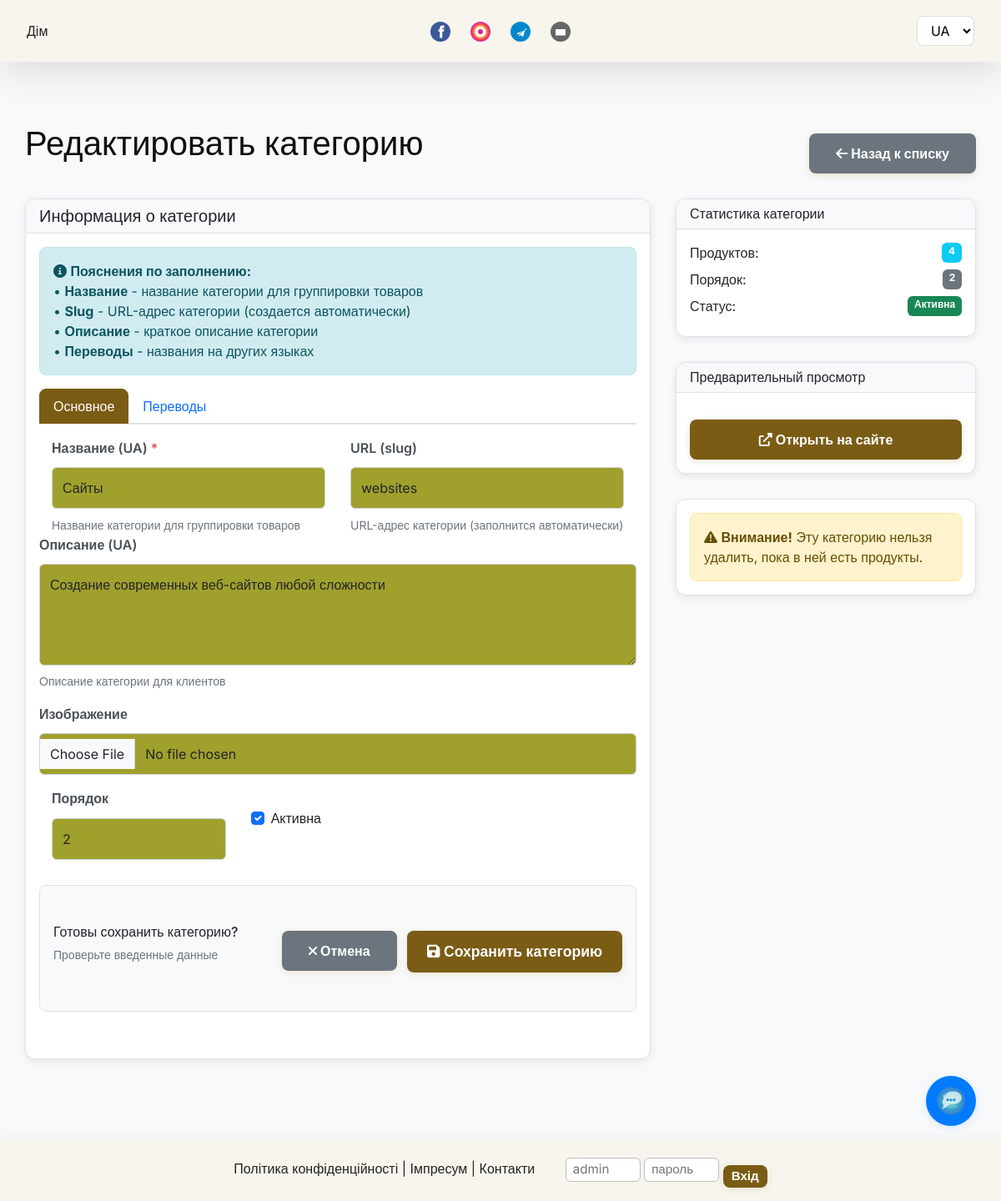
The app's page /admin/category/2/edit (signed in) with its own data.
### app/models.py (models this page shows, shortened)
class Category(db.Model):
    id = db.Column(db.Integer, primary_key=True)
    name = db.Column(db.String(64))
    slug = db.Column(db.String(64), unique=True)
    description = db.Column(db.Text)
    image = db.Column(db.String(256))
    is_active = db.Column(db.Boolean, default=True)
    order = db.Column(db.Integer, default=1)
    name_ua = db.Column(db.String(64))
    name_en = db.Column(db.String(64))
    name_de = db.Column(db.String(64))
    name_ru = db.Column(db.String(64))
    description_ua = db.Column(db.Text)
    description_en = db.Column(db.Text)
    description_de = db.Column(db.Text)
    description_ru = db.Column(db.Text)
    products = db.relationship('Product', backref='category', lazy='dynamic')

### app/admin/routes.py (the view, shortened to what this page needs)
@admin.route('/category/<int:category_id>/edit', methods=['GET', 'POST'])
@admin_required
def category_edit(category_id):
    category = Category.query.get_or_404(category_id)
    form = CategoryForm(obj=category)
    products_count = Product.query.filter_by(category_id=category_id).count()
    return render_template('admin/category_form.html', form=form, category=category, products_count=products_count, title='Редактировать категорию')

### app/forms.py
class CategoryForm(FlaskForm):
    name = StringField('Название (UA)', validators=[DataRequired(), Length(max=64)])
    name_en = StringField('Название (EN)', validators=[Optional(), Length(max=64)])
    name_de = StringField('Название (DE)', validators=[Optional(), Length(max=64)])
    name_ru = StringField('Название (RU)', validators=[Optional(), Length(max=64)])
    slug = StringField('URL (slug)', validators=[DataRequired(), Length(max=64)])
    description = TextAreaField('Описание (UA)', validators=[Optional(), Length(max=2000)])
    description_en = TextAreaField('Описание (EN)', validators=[Optional(), Length(max=2000)])
    description_de = TextAreaField('Описание (DE)', validators=[Optional(), Length(max=2000)])
    description_ru = TextAreaField('Описание (RU)', validators=[Optional(), Length(max=2000)])
    image = FileField('Изображение', validators=[Optional()])
    is_active = BooleanField('Активна')
    order = IntegerField('Порядок', validators=[Optional()], default=1)
    submit = SubmitField('Сохранить')

### app/__init__.py (called while the page is built)
@login_manager.user_loader
def load_user(user_id):
    return User.query.get(int(user_id))

### app/admin/routes.py (called while the page is built)
def admin_required(func):
    from functools import wraps
    @wraps(func)
    def wrapper(*args, **kwargs):
        if not current_user.is_authenticated:
            return redirect(url_for('admin.login'))
        return func(*args, **kwargs)
    return wrapper

### app/templates/admin/category_form.html (shortened to what this page needs)
{% extends 'base.html' %}
{% block content %}
<div class="container-fluid admin-page">
    <div class="row justify-content-center">
        <div class="col-12">
            <div class="d-flex justify-content-between align-items-center mb-4">
                <h1>{{ title }}</h1>
                <a href="{{ url_for('admin.categories') }}" class="btn btn-secondary">
                    <i class="fas fa-arrow-left"></i> Назад к списку
                </a>
            </div>
        </div>
    </div>
    <div class="row justify-content-center">
        <div class="col-md-8">
            <div class="card">
                <div class="card-header">
                    <h5 class="mb-0">Информация о категории</h5>
                </div>
                <div class="card-body">
                    <div class="alert alert-info">
                        <i class="fas fa-info-circle"></i> <strong>Пояснения по заполнению:</strong><br>
                        • <strong>Название</strong> - название категории для группировки товаров<br>
                        • <strong>Slug</strong> - URL-адрес категории (создается автоматически)<br>
                        • <strong>Описание</strong> - краткое описание категории<br>
                        • <strong>Переводы</strong> - названия на других языках
                    </div>
                    <form method="POST" enctype="multipart/form-data" id="categoryForm">
                        <ul class="nav nav-tabs mb-3" id="categoryTabs" role="tablist">
                            <li class="nav-item" role="presentation">
                                <button class="nav-link active" id="basic-tab" data-bs-toggle="tab" data-bs-target="#basic" type="button">Основное</button>
                            </li>
                            <li class="nav-item" role="presentation">
                                <button class="nav-link" id="translations-tab" data-bs-toggle="tab" data-bs-target="#translations" type="button">Переводы</button>
                            </li>
                        </ul>
                    <div class="tab-content" id="categoryTabsContent">
                        <div class="tab-pane fade show active" id="basic" role="tabpanel">
                            <div class="row">
                                <div class="col-md-6">
                                    {{ form.name.label(class="form-label") }}
                                    <span class="text-danger">*</span>
                                    {{ form.name(class="form-control", placeholder="Например: Telegram боты") }}
                                    <small class="form-text text-muted">Название категории для группировки товаров</small>
                                </div>
                                <div class="col-md-6">
                                    {{ form.slug.label(class="form-label") }}
                                    {{ form.slug(class="form-control", placeholder="telegram-boty") }}
                                    <small class="form-text text-muted">URL-адрес категории (заполнится автоматически)</small>
                                </div>
                            </div>
                            <div class="mb-3">
                                {{ form.description.label(class="form-label") }}
                                {{ form.description(class="form-control", rows="4", placeholder="Краткое описание категории товаров...") }}
                                <small class="form-text text-muted">Описание категории для клиентов</small>
                            </div>
                            <div class="mb-3">
                                {{ form.image.label(class="form-label") }}
                                {{ form.image(class="form-control") }}
                            </div>
                            <div class="row">
                                <div class="col-md-4">
                                    {{ form.order.label(class="form-label") }}
                                    {{ form.order(class="form-control") }}
                                </div>
                                <div class="col-md-4">
                                    <div class="form-check mt-4">
                                        {{ form.is_active(class="form-check-input") }}
                                        {{ form.is_active.label(class="form-check-label") }}
                                    </div>
                                </div>
                            </div>
                        </div>
                    </div>
                    <div class="mt-4 p-3 bg-light rounded">
                        <div class="d-flex justify-content-between align-items-center">
                            <div>
                                <h6 class="mb-1">Готовы сохранить категорию?</h6>
                                <small class="text-muted">Проверьте введенные данные</small>
                            </div>
                            <div>
                                <a href="{{ url_for('admin.categories') }}" class="btn btn-secondary me-2">
                                    <i class="fas fa-times"></i> Отмена
                                </a>
                                <button type="submit" class="btn btn-primary btn-lg">
                                    <i class="fas fa-save"></i> Сохранить категорию
                                </button>
                            </div>
                        </div>
                    </div>
                </form>
            </div>
        </div>
    </div>
    <div class="col-md-4">
        {% if category %}
        <div class="card">
            <div class="card-header">
                <h6 class="mb-0">Статистика категории</h6>
            </div>
            <div class="card-body">
                <div class="d-flex justify-content-between mb-2">
                    <span>Продуктов:</span>
                    <span class="badge bg-info">{{ products_count or 0 }}</span>
                </div>
                <div class="d-flex justify-content-between mb-2">
                    <span>Порядок:</span>
                    <span class="badge bg-secondary">{{ category.order }}</span>
                </div>
                <div class="d-flex justify-content-between mb-2">
                    <span>Статус:</span>
                    {% if category.is_active %}
                        <span class="badge bg-success">Активна</span>
                    {% else %}
                        <span class="badge bg-secondary">Неактивна</span>
                    {% endif %}
                </div>
            </div>
        </div>
        <div class="card mt-3">
            <div class="card-header">
                <h6 class="mb-0">Предварительный просмотр</h6>
            </div>
            <div class="card-body">
                <a href="{{ url_for('shop.category', slug=category.slug) }}"
                   class="btn btn-outline-info w-100" target="_blank">
                    <i class="fas fa-external-link-alt"></i> Открыть на сайте
                </a>
            </div>
        </div>
        {% if products_count > 0 %}
        <div class="card mt-3">
            <div class="card-body">
                <div class="alert alert-warning mb-0">
                    <i class="fas fa-exclamation-triangle"></i>
                    <strong>Внимание!</strong> Эту категорию нельзя удалить, пока в ней есть продукты.
                </div>
            </div>
        </div>
        {% endif %}
        {% endif %}
    </div>
</div>
{% endblock %}

### app/static/css/style.css (style rules this page uses)
:root { --page-bg: #f8f9fa; --block-bg: #fff; --main-font: 'Inter', 'Montserrat', Arial, sans-serif; --page-accent: #7a5c15; --page-accent-light: #cfb78c; --header-footer-bg: #f7f5ed; }
body { background: var(--page-bg) !important; color: #100f0f; margin: 0; padding: 0; min-height: 100vh; font-family: var(--main-font); }
a, .block-card a, .block-card h3 a, .block-card p a { text-decoration: none !important; color: inherit; transition: color 0.18s; }
.form-control { padding: 0.6em 0.8em; border-radius: 10px; border: 1.5px solid #a29d8e42; width: 100%; background: #a0a02d; font-size: 1em; font-family: var(--main-font); margin-top: 0.2em; margin-bottom: 0.4em; box-sizing: border-box; }
.btn, .btn-primary { display: inline-block; background: var(--page-accent); color: #fff !important; border: none; border-radius: 12px; padding: 0.75em 2em; margin-top: 1em; font-size: 1em; font-weight: 700; cursor: pointer; text-decoration: none; transition: background 0.18s, color 0.16s; font-family: var(--main-font); box-shadow: 0 2px 8px #e9e2cf; }
.btn { font-family: var(--main-font) !important; font-weight: 600 !important; border-radius: 8px !important; transition: all 0.3s ease !important; text-decoration: none !important; display: inline-block !important; white-space: nowrap !important; }
.btn-primary { background-color: var(--page-accent) !important; border-color: var(--page-accent) !important; }
.btn-lg { padding: 12px 24px !important; font-size: 1.1rem !important; }
.btn-secondary { background-color: #6c757d !important; border-color: #6c757d !important; }
button[type="submit"], input[type="submit"] { opacity: 1 !important; visibility: visible !important; display: inline-block !important; }
.bg-light { background-color: #f8f9fa !important; border: 1px solid #dee2e6 !important; border-radius: 8px !important; }
.d-flex { display: flex !important; }
.justify-content-between { justify-content: space-between !important; }
.align-items-center { align-items: center !important; }
.me-2 { margin-right: 0.5rem !important; }
.nav-tabs { border-bottom: 2px solid #dee2e6 !important; }
.nav-tabs .nav-link { border: 1px solid transparent !important; border-top-left-radius: 8px !important; border-top-right-radius: 8px !important; }
.nav-tabs .nav-link.active { background-color: var(--page-accent) !important; color: white !important; border-color: var(--page-accent) !important; }
.alert-info { background-color: #d1ecf1 !important; border-color: #bee5eb !important; color: #0c5460 !important; border-radius: 8px !important; }
.card { border: 1px solid #dee2e6 !important; border-radius: 12px !important; background: var(--block-bg) !important; }
.card-header { background-color: #f8f9fa !important; border-bottom: 1px solid #dee2e6 !important; border-top-left-radius: 12px !important; border-top-right-radius: 12px !important; }
.form-control { border: 1px solid #ced4da !important; border-radius: 6px !important; padding: 0.75rem !important; }
.form-label { font-weight: 600 !important; color: #495057 !important; }
.text-danger { color: #dc3545 !important; }
.text-muted { color: #6c757d !important; }
.form-text { font-size: 0.875em !important; }
.container-fluid { padding: 0 15px !important; }
.row { margin: 0 !important; }
.col-md-8, .col-md-4, .col-md-6, .col-12 { padding: 0 15px !important; }
.admin-page { margin-top: 80px !important; margin-bottom: 100px !important; padding-top: 20px !important; padding-bottom: 40px !important; min-height: calc(100vh - 180px) !important; }
.admin-page .card { margin-bottom: 30px !important; }
.admin-page .bg-light { margin-bottom: 40px !important; position: relative !important; z-index: 10 !important; }
.admin-page .d-flex.justify-content-between.align-items-center { margin-bottom: 30px !important; margin-top: 20px !important; }

### app/static/css/blockchain.css (style rules this page uses)
.card { border-radius: 8px; overflow: hidden; box-shadow: 0 3px 10px rgba(0, 0, 0, 0.08); }
.card-header { font-weight: 600; }
.alert { border-radius: 8px; }

### app/static/css/ocean_bg.css (style rules this page uses)
body { background: #eaf6ff; }

### records on screen
Category: name "Сайты", slug "websites", description "Создание современных веб-сайтов любой сложности", order "2", is_active "☑"

### other values on screen
{{ title }} "Редактировать категорию"
{{ products_count or 0 }} "4"
